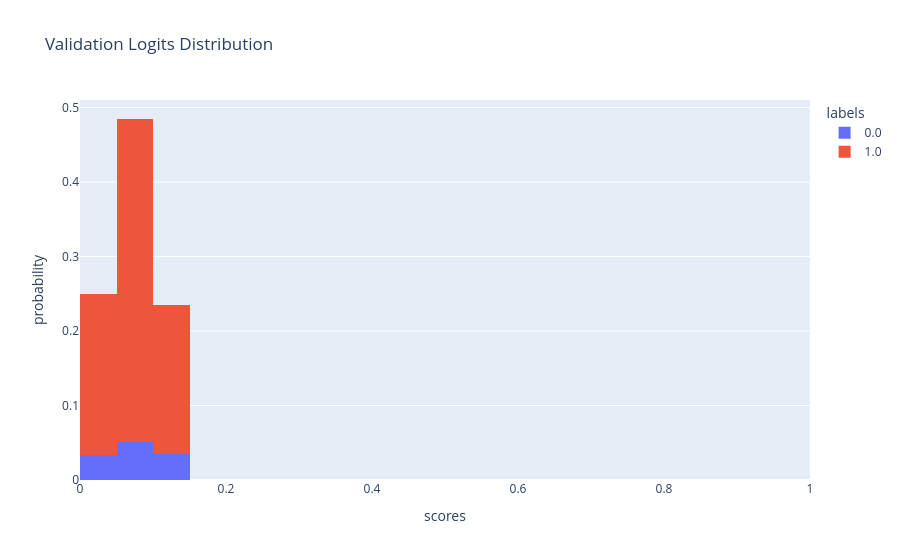
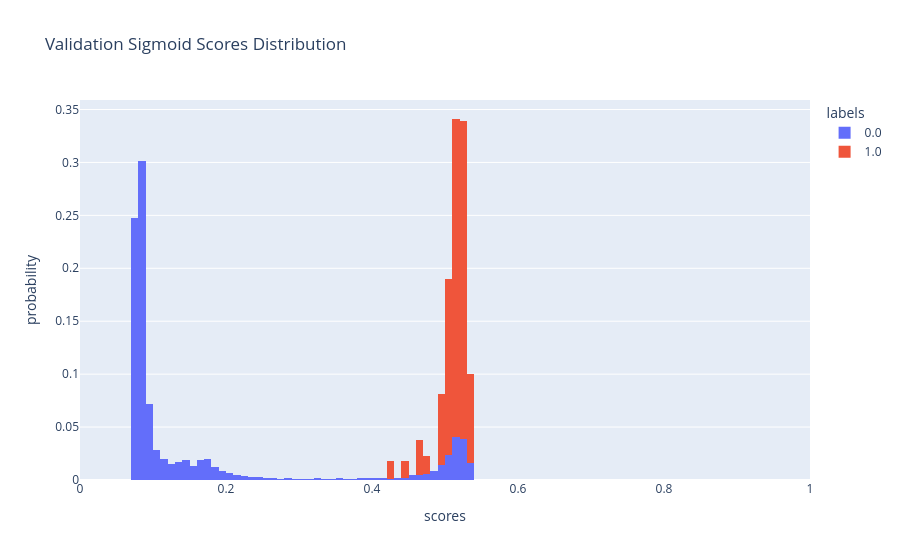
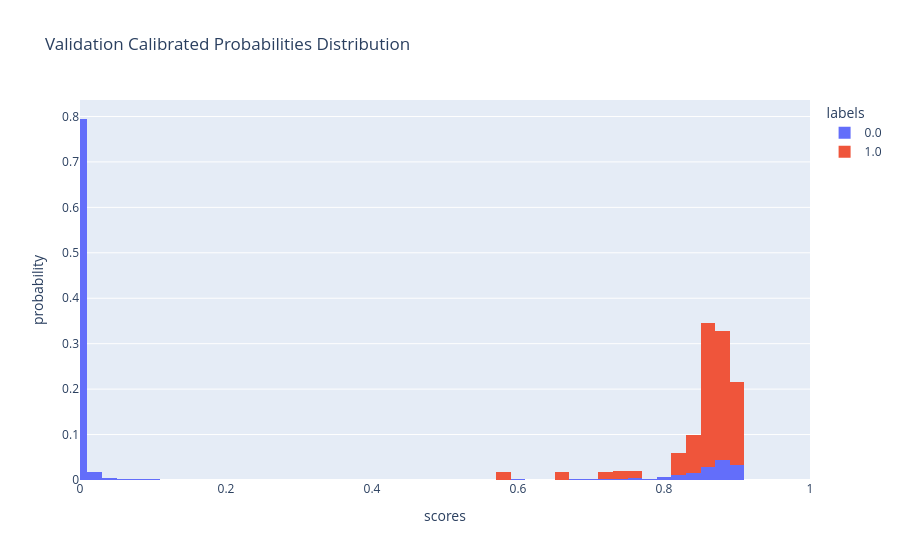

Notebook cell for these charts, in order:
### Code cell
# Visualize validation set outputs
plot_outputs_distribution(val_logits, val_labels, title="Validation Logits Distribution")
plot_outputs_distribution(torch.sigmoid(torch.tensor(val_logits)).numpy(), val_labels, title="Validation Sigmoid Scores Distribution")
plot_outputs_distribution(val_probs_calibrated, val_labels, title="Validation Calibrated Probabilities Distribution")

### Figure 1 — Plotly figure (JSON) as saved in the notebook; plotly's stock layout.template omitted (floating-point values rounded to 4 significant figures; data arrays with more than 128 entries replaced by an {"elided": "..."} marker saying what was removed)
{"data": [{"bingroup": "x", "histnorm": "probability", "hovertemplate": "labels=0.0<br>scores=%{x}<br>probability=%{y}<extra></extra>", "legendgroup": "0.0", "marker": {"color": "#636efa", "pattern": {"shape": ""}}, "name": "0.0", "orientation": "v", "showlegend": true, "type": "histogram", "x": {"elided": "11210 float values"}, "xaxis": "x", "yaxis": "y"}, {"bingroup": "x", "histnorm": "probability", "hovertemplate": "labels=1.0<br>scores=%{x}<br>probability=%{y}<extra></extra>", "legendgroup": "1.0", "marker": {"color": "#EF553B", "pattern": {"shape": ""}}, "name": "1.0", "orientation": "v", "showlegend": true, "type": "histogram", "x": [0.1158, 0.106, 0.05957, 0.03879, -0.003778, 0.09738, 0.03299, 0.001449, 0.04131, 0.1005, 0.07369, 0.05773, 0.1064, 0.1297, 0.07384, 0.05144, 0.08701, 0.00199, -0.01678, -0.1254, 0.03012, 0.09513, 0.09361, 0.07841, 0.0598, 0.0943, 0.04516, 0.1104, 0.05363, 0.09288, 0.05123, 0.03771, 0.05483, 0.09149, 0.0336, 0.04032, 0.007673, 0.087, -0.0325, 0.05359, 0.133, 0.1209, 0.0653, 0.08033, 0.1025, -0.1044, -0.2052, 0.05953, 0.1322, 0.1107, 0.05508, 0.0804, 0.1232, -0.1458, -0.2892, 0.06399, 0.007207, 0.0975, 0.0336, -0.03745], "xaxis": "x", "yaxis": "y"}], "layout": {"barmode": "stack", "legend": {"title": {"text": "labels"}, "tracegroupgap": 0}, "title": {"text": "Validation Logits Distribution"}, "xaxis": {"anchor": "y", "domain": [0, 1], "range": [0, 1], "title": {"text": "scores"}}, "yaxis": {"anchor": "x", "domain": [0, 1], "title": {"text": "probability"}}}}

### Figure 2 — Plotly figure (JSON) as saved in the notebook; plotly's stock layout.template omitted (floating-point values rounded to 4 significant figures; data arrays with more than 128 entries replaced by an {"elided": "..."} marker saying what was removed)
{"data": [{"bingroup": "x", "histnorm": "probability", "hovertemplate": "labels=0.0<br>scores=%{x}<br>probability=%{y}<extra></extra>", "legendgroup": "0.0", "marker": {"color": "#636efa", "pattern": {"shape": ""}}, "name": "0.0", "orientation": "v", "showlegend": true, "type": "histogram", "x": {"elided": "11210 float values"}, "xaxis": "x", "yaxis": "y"}, {"bingroup": "x", "histnorm": "probability", "hovertemplate": "labels=1.0<br>scores=%{x}<br>probability=%{y}<extra></extra>", "legendgroup": "1.0", "marker": {"color": "#EF553B", "pattern": {"shape": ""}}, "name": "1.0", "orientation": "v", "showlegend": true, "type": "histogram", "x": [0.5289, 0.5265, 0.5149, 0.5097, 0.4991, 0.5243, 0.5082, 0.5004, 0.5103, 0.5251, 0.5184, 0.5144, 0.5266, 0.5324, 0.5185, 0.5129, 0.5217, 0.5005, 0.4958, 0.4687, 0.5075, 0.5238, 0.5234, 0.5196, 0.5149, 0.5236, 0.5113, 0.5276, 0.5134, 0.5232, 0.5128, 0.5094, 0.5137, 0.5229, 0.5084, 0.5101, 0.5019, 0.5217, 0.4919, 0.5134, 0.5332, 0.5302, 0.5163, 0.5201, 0.5256, 0.4739, 0.4489, 0.5149, 0.533, 0.5277, 0.5138, 0.5201, 0.5308, 0.4636, 0.4282, 0.516, 0.5018, 0.5244, 0.5084, 0.4906], "xaxis": "x", "yaxis": "y"}], "layout": {"barmode": "stack", "legend": {"title": {"text": "labels"}, "tracegroupgap": 0}, "title": {"text": "Validation Sigmoid Scores Distribution"}, "xaxis": {"anchor": "y", "domain": [0, 1], "range": [0, 1], "title": {"text": "scores"}}, "yaxis": {"anchor": "x", "domain": [0, 1], "title": {"text": "probability"}}}}

### Figure 3 — Plotly figure (JSON) as saved in the notebook; plotly's stock layout.template omitted (floating-point values rounded to 4 significant figures; data arrays with more than 128 entries replaced by an {"elided": "..."} marker saying what was removed)
{"data": [{"bingroup": "x", "histnorm": "probability", "hovertemplate": "labels=0.0<br>scores=%{x}<br>probability=%{y}<extra></extra>", "legendgroup": "0.0", "marker": {"color": "#636efa", "pattern": {"shape": ""}}, "name": "0.0", "orientation": "v", "showlegend": true, "type": "histogram", "x": {"elided": "11210 float values"}, "xaxis": "x", "yaxis": "y"}, {"bingroup": "x", "histnorm": "probability", "hovertemplate": "labels=1.0<br>scores=%{x}<br>probability=%{y}<extra></extra>", "legendgroup": "1.0", "marker": {"color": "#EF553B", "pattern": {"shape": ""}}, "name": "1.0", "orientation": "v", "showlegend": true, "type": "histogram", "x": [0.8962, 0.8919, 0.8698, 0.8586, 0.8334, 0.8881, 0.8554, 0.8367, 0.86, 0.8895, 0.8769, 0.8688, 0.8921, 0.9019, 0.877, 0.8655, 0.8833, 0.837, 0.825, 0.7417, 0.8538, 0.8871, 0.8864, 0.8792, 0.8699, 0.8867, 0.8621, 0.8939, 0.8667, 0.886, 0.8654, 0.858, 0.8673, 0.8854, 0.8557, 0.8595, 0.8405, 0.8833, 0.8144, 0.8666, 0.9032, 0.8983, 0.8727, 0.8801, 0.8904, 0.7596, 0.6661, 0.8697, 0.9029, 0.894, 0.8674, 0.8802, 0.8993, 0.7234, 0.5762, 0.872, 0.8402, 0.8882, 0.8557, 0.8109], "xaxis": "x", "yaxis": "y"}], "layout": {"barmode": "stack", "legend": {"title": {"text": "labels"}, "tracegroupgap": 0}, "title": {"text": "Validation Calibrated Probabilities Distribution"}, "xaxis": {"anchor": "y", "domain": [0, 1], "range": [0, 1], "title": {"text": "scores"}}, "yaxis": {"anchor": "x", "domain": [0, 1], "title": {"text": "probability"}}}}
